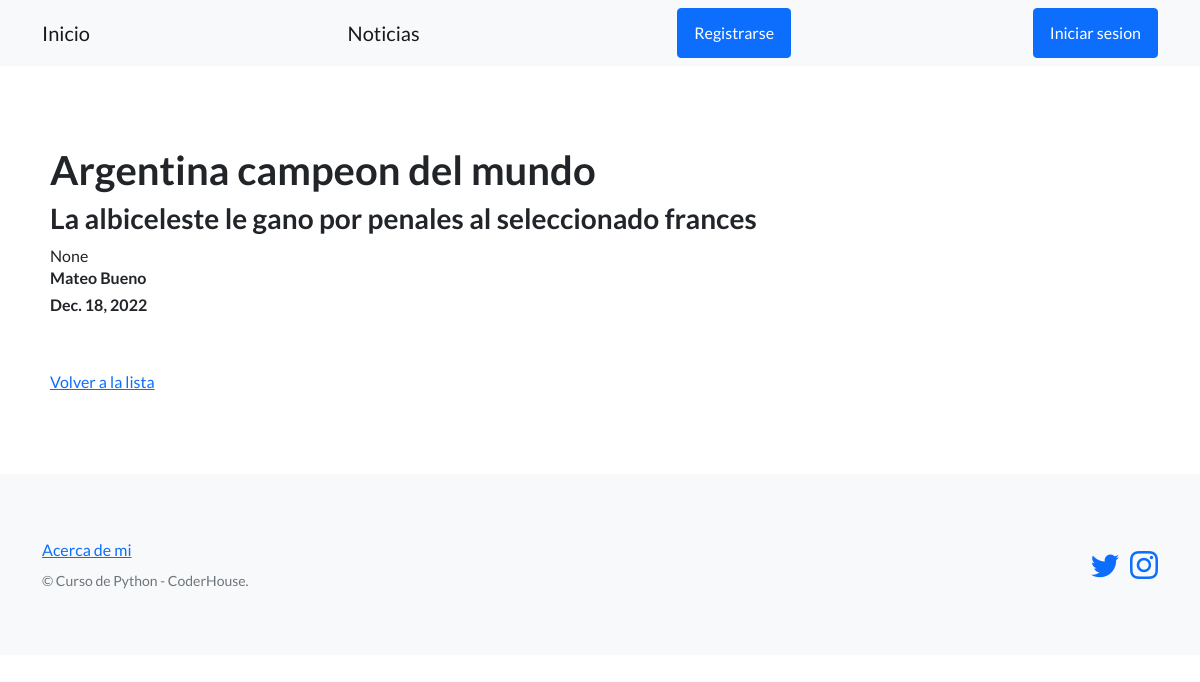
Page /pagina-blog/Ver/1 on the earlier database version.
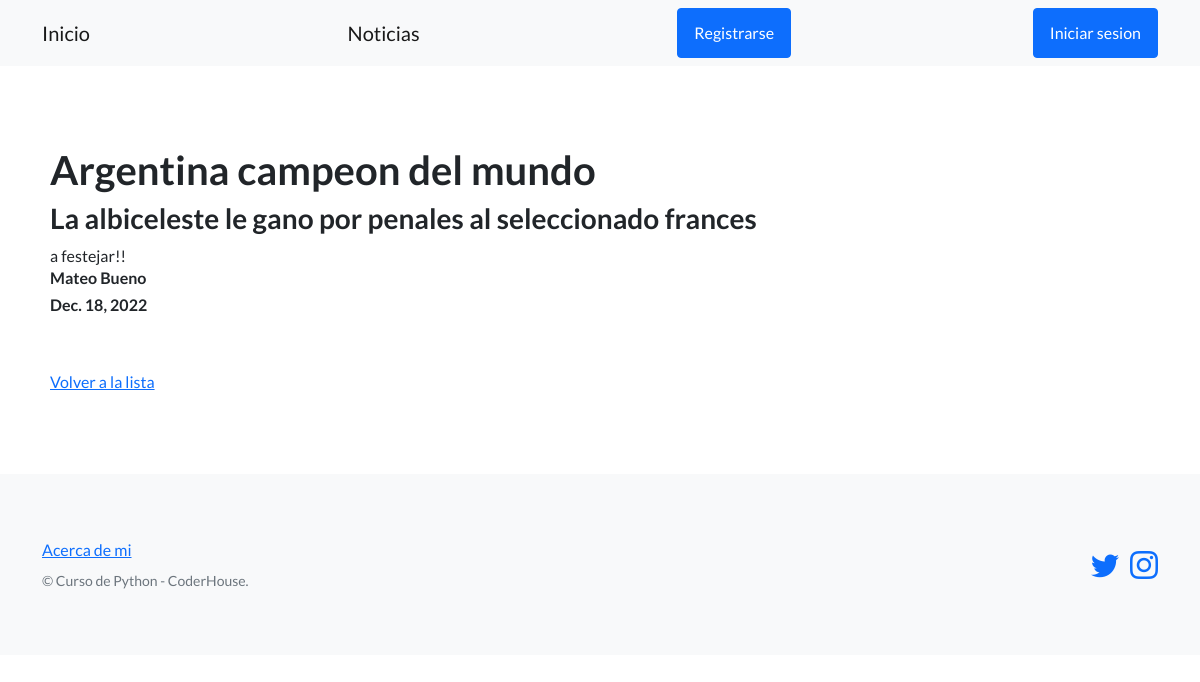
Same page on the later database version.
### pagina_blog/models.py (models this page shows, shortened)
class Noticias(models.Model):
    titulo = models.CharField(max_length=256)
    subtitulo = models.CharField(max_length=1000)
    cuerpo = models.CharField(max_length=1000, null=True)
    fecha_publicacion = models.DateField(null=True)
    autor = models.CharField(max_length=64)

### pagina_blog/views.py (the view)
# urls.py: path('Ver/<int:id>', ver_noticia, name= 'ver_noticia'),
def ver_noticia(request, id):
    noticia = Noticias.objects.get(id=id)
    contexto = {
        'noticia' : noticia
    }
    return render(
        request=request,
        template_name='pagina_blog/ver_noticia.html',
        context = contexto
    )

### pagina_blog/templates/pagina_blog/ver_noticia.html (shortened to what this page needs)
{% extends "pagina_blog/base.html" %}
{% block contenido %}
<h1>{{noticia.titulo}}</h1>
<h3>{{noticia.subtitulo}}</h3>
<span>{{noticia.cuerpo}}</span>
<h6>{{noticia.autor}}</h6>
<h6>{{noticia.fecha_publicacion}}</h6>
<br><br>
<a href="{% url 'listar_noticias' %}">Volver a la lista</a>
{% endblock contenido %}

Differences in the rows shown:
changed Noticias "Argentina campeon del mundo": cuerpo "None" → "a festejar!!"
